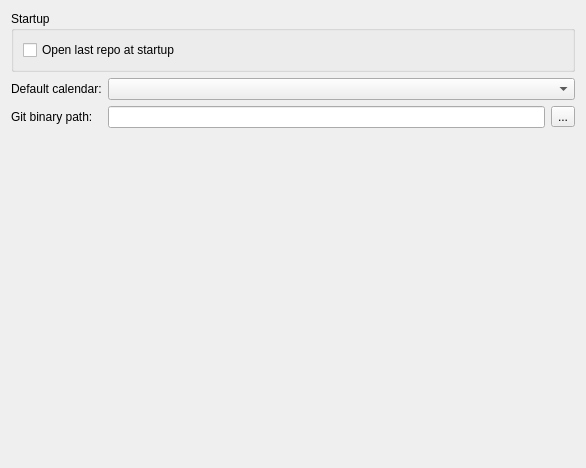
<?xml version="1.0" encoding="UTF-8"?>
<ui version="4.0">
 <class>SettingsPageBase</class>
 <widget class="QWidget" name="SettingsPageBase">
  <property name="geometry">
   <rect>
    <x>0</x>
    <y>0</y>
    <width>586</width>
    <height>468</height>
   </rect>
  </property>
  <layout class="QVBoxLayout" name="verticalLayout">
   <item>
    <widget class="QGroupBox" name="groupBox">
     <property name="sizePolicy">
      <sizepolicy hsizetype="Preferred" vsizetype="Maximum">
       <horstretch>0</horstretch>
       <verstretch>0</verstretch>
      </sizepolicy>
     </property>
     <property name="title">
      <string>Startup</string>
     </property>
     <layout class="QFormLayout" name="formLayout">
      <item row="0" column="0">
       <widget class="QCheckBox" name="kcfg_openLastRepo">
        <property name="text">
         <string>Open last repo at startup</string>
        </property>
       </widget>
      </item>
     </layout>
    </widget>
   </item>
   <item>
    <layout class="QFormLayout" name="formLayout_2">
     <item row="0" column="0">
      <widget class="QLabel" name="labelDefaultCalendar">
       <property name="text">
        <string>Default calendar:</string>
       </property>
      </widget>
     </item>
     <item row="0" column="1">
      <widget class="QComboBox" name="kcfg_calendarType"/>
     </item>
     <item row="1" column="0">
      <widget class="QLabel" name="label_2">
       <property name="text">
        <string>Git binary path:</string>
       </property>
      </widget>
     </item>
     <item row="1" column="1">
      <layout class="QHBoxLayout" name="horizontalLayout">
       <item>
        <widget class="QLineEdit" name="kcfg_gitBinPath"/>
       </item>
       <item>
        <widget class="QToolButton" name="toolButton">
         <property name="text">
          <string>...</string>
         </property>
        </widget>
       </item>
      </layout>
     </item>
    </layout>
   </item>
   <item>
    <spacer name="verticalSpacer">
     <property name="orientation">
      <enum>Qt::Vertical</enum>
     </property>
     <property name="sizeHint" stdset="0">
      <size>
       <width>20</width>
       <height>181</height>
      </size>
     </property>
    </spacer>
   </item>
  </layout>
 </widget>
 <resources/>
 <connections/>
</ui>
